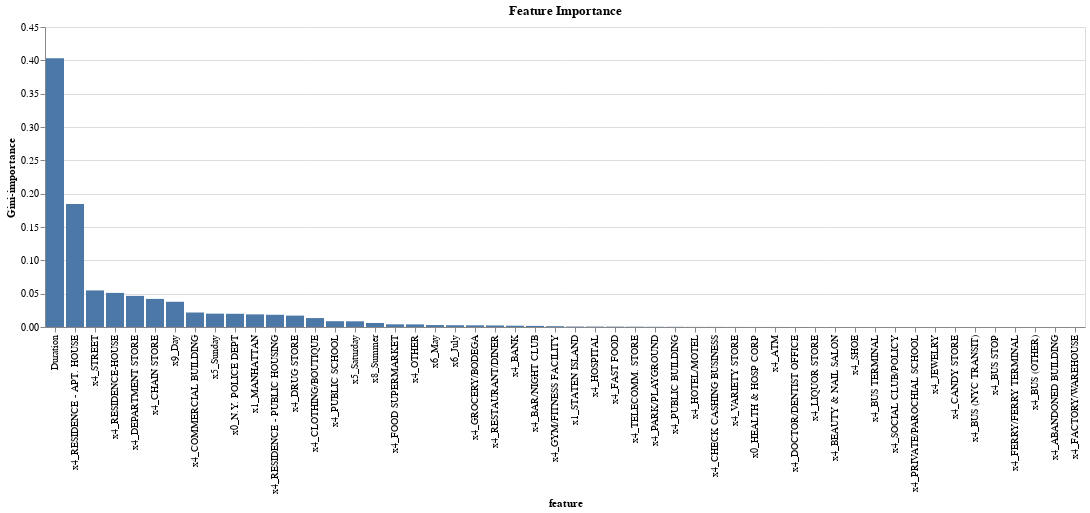

The cell this chart's notebook holds for it:
### Markdown cell above
### Feature Importance

### Code cell
#get feature importance
import altair as alt

feats = {} # a dict to hold feature_name: feature_importance
for feature, importance in zip(X_test.columns, clf.feature_importances_):
    feats[feature] = importance #add the name/value pair 
    #print('{}, Score: %.5f'.format(feature) %(importance))

importances = pd.DataFrame.from_dict(feats, orient='index').rename(columns={0: 'Gini-importance'})
df_top_features = importances
df_top_features['feature'] = df_top_features.index

alt.Chart(df_top_features).mark_bar().encode(
    x=alt.Y('feature:N',sort='-y'),
    y='Gini-importance:Q',
    tooltip=['feature','Gini-importance']
).properties(title="Feature Importance")

### Figure 1 — Vega-Lite specification as saved in the notebook (floating-point values rounded to 4 significant figures)
{"config": {"view": {"continuousWidth": 400, "continuousHeight": 300}}, "data": {"name": "data-de9ea42073a362a3ff34c87cb53fc064"}, "mark": "bar", "encoding": {"tooltip": [{"type": "nominal", "field": "feature"}, {"type": "quantitative", "field": "Gini-importance"}], "x": {"type": "nominal", "field": "feature", "sort": "-y"}, "y": {"type": "quantitative", "field": "Gini-importance"}}, "title": "Feature Importance", "$schema": "https://vega.github.io/schema/vega-lite/v4.8.1.json", "datasets": {"data-de9ea42073a362a3ff34c87cb53fc064": [{"Gini-importance": 0.4033, "feature": "Duration"}, {"Gini-importance": 6.93e-05, "feature": "x0_HEALTH & HOSP CORP"}, {"Gini-importance": 0.01983, "feature": "x0_N.Y. POLICE DEPT"}, {"Gini-importance": 0.01894, "feature": "x1_MANHATTAN"}, {"Gini-importance": 0.0006699, "feature": "x1_STATEN ISLAND"}, {"Gini-importance": 4.839e-07, "feature": "x4_ABANDONED BUILDING"}, {"Gini-importance": 6.002e-05, "feature": "x4_ATM"}, {"Gini-importance": 0.001916, "feature": "x4_BANK"}, {"Gini-importance": 0.001637, "feature": "x4_BAR/NIGHT CLUB"}, {"Gini-importance": 2.367e-05, "feature": "x4_BEAUTY & NAIL SALON"}, {"Gini-importance": 2.692e-06, "feature": "x4_BUS (NYC TRANSIT)"}, {"Gini-importance": 5.575e-07, "feature": "x4_BUS (OTHER)"}, {"Gini-importance": 1.273e-06, "feature": "x4_BUS STOP"}, {"Gini-importance": 1.331e-05, "feature": "x4_BUS TERMINAL"}, {"Gini-importance": 6.495e-06, "feature": "x4_CANDY STORE"}, {"Gini-importance": 0.04215, "feature": "x4_CHAIN STORE"}, {"Gini-importance": 0.0001464, "feature": "x4_CHECK CASHING BUSINESS"}, {"Gini-importance": 0.01336, "feature": "x4_CLOTHING/BOUTIQUE"}, {"Gini-importance": 0.02173, "feature": "x4_COMMERCIAL BUILDING"}, {"Gini-importance": 0.04667, "feature": "x4_DEPARTMENT STORE"}, {"Gini-importance": 4.856e-05, "feature": "x4_DOCTOR/DENTIST OFFICE"}, {"Gini-importance": 0.01711, "feature": "x4_DRUG STORE"}, {"Gini-importance": 3.916e-07, "feature": "x4_FACTORY/WAREHOUSE"}, {"Gini-importance": 0.000563, "feature": "x4_FAST FOOD"}, {"Gini-importance": 1.122e-06, "feature": "x4_FERRY/FERRY TERMINAL"}, {"Gini-importance": 0.004037, "feature": "x4_FOOD SUPERMARKET"}, {"Gini-importance": 0.002535, "feature": "x4_GROCERY/BODEGA"}, {"Gini-importance": 0.001212, "feature": "x4_GYM/FITNESS FACILITY"}, {"Gini-importance": 0.0006271, "feature": "x4_HOSPITAL"}, {"Gini-importance": 0.0001579, "feature": "x4_HOTEL/MOTEL"}, {"Gini-importance": 7.423e-06, "feature": "x4_JEWELRY"}, {"Gini-importance": 3.467e-05, "feature": "x4_LIQUOR STORE"}, {"Gini-importance": 0.003922, "feature": "x4_OTHER"}, {"Gini-importance": 0.000299, "feature": "x4_PARK/PLAYGROUND"}, {"Gini-importance": 1.124e-05, "feature": "x4_PRIVATE/PAROCHIAL SCHOOL"}, {"Gini-importance": 0.0002663, "feature": "x4_PUBLIC BUILDING"}, {"Gini-importance": 0.008688, "feature": "x4_PUBLIC SCHOOL"}, {"Gini-importance": 0.1846, "feature": "x4_RESIDENCE - APT. HOUSE"}, {"Gini-importance": 0.01833, "feature": "x4_RESIDENCE - PUBLIC HOUSING"}, {"Gini-importance": 0.05118, "feature": "x4_RESIDENCE-HOUSE"}, {"Gini-importance": 0.002341, "feature": "x4_RESTAURANT/DINER"}, {"Gini-importance": 1.883e-05, "feature": "x4_SHOE"}, {"Gini-importance": 1.206e-05, "feature": "x4_SOCIAL CLUB/POLICY"}, {"Gini-importance": 0.0549, "feature": "x4_STREET"}, {"Gini-importance": 0.0004343, "feature": "x4_TELECOMM. STORE"}, {"Gini-importance": 0.0001022, "feature": "x4_VARIETY STORE"}, {"Gini-importance": 0.008547, "feature": "x5_Saturday"}, {"Gini-importance": 0.02007, "feature": "x5_Sunday"}, {"Gini-importance": 0.002648, "feature": "x6_July"}, {"Gini-importance": 0.002929, "feature": "x6_May"}, {"Gini-importance": 0.00605, "feature": "x8_Summer"}, {"Gini-importance": 0.03784, "feature": "x9_Day"}]}}
